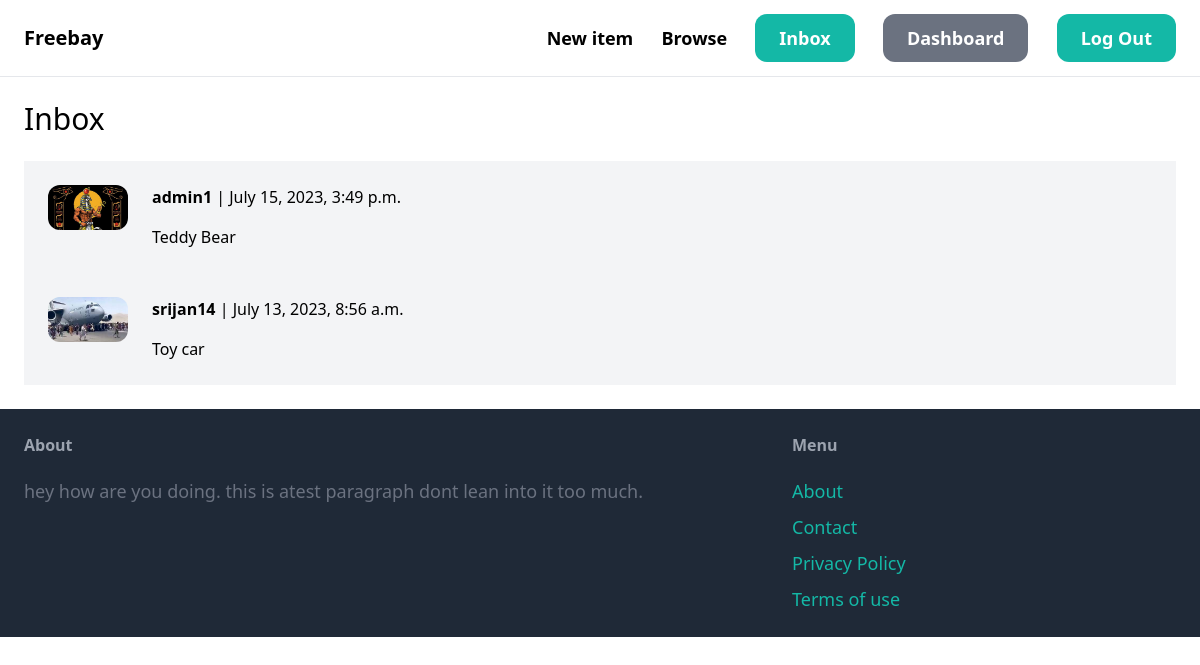
The page /inbox/ (signed in) on the database its author committed.
### conversation/models.py (models this page shows)
class conversation(models.Model):
    items=models.ForeignKey(item,related_name='conversations',on_delete=models.CASCADE)
    members=models.ManyToManyField(User,related_name='conversations')
    created_at=models.DateTimeField(auto_now_add=True)
    modified_at=models.DateTimeField(auto_now=True)
    class Meta:
        ordering=('-modified_at',)

### item/models.py (models this page shows, shortened)
class item(models.Model):
     category=models.ForeignKey(category,related_name='items',on_delete=models.CASCADE)
     name=models.CharField(max_length=255)
     description=models.TextField(blank=True,null=True)
     price=models.FloatField()
     image=models.ImageField(upload_to='item_images',blank=True,null=True)
     is_sold=models.BooleanField(default=False)
     created_at=models.DateTimeField(auto_now_add=True)
     created_by=models.ForeignKey(User,related_name='items',on_delete=models.CASCADE)

### conversation/views.py (the view)
# urls.py: path('',views.inbox,name='inbox'),
@login_required
def inbox(request):
    conversations =conversation.objects.filter(members__in=[request.user.id])
    return render(request,'conversation/inbox.html',{
        'conversations':conversations
    })

### conversation/templates/conversation/inbox.html (shortened to what this page needs)
{% extends 'core/base.html' %}
{% block content %}
<h1 class="mb-6 text-3xl">Inbox</h1>
<div class="space-y-6">
    {% for conversation in conversations %}
        <a href="{% url 'conversation:detail' conversation.id %}">
            <div class="p-6 flex bg-gray-100 reounded-xl">
                <div class="pr-6">
                    <img src="{{ conversation.items.image.url }}" class="w-20 rounded-xl">
                </div>
                <div>
                    {% for members in conversation.members.all %}
                        {% if members != request.user %}
                            <p class="mb-4"><strong>{{ members.username}}</strong> | {{conversation.modified_at}}</p>
                             <p>{{ conversation.items.name }}</p>
                        {% endif %}
                    {% endfor %}
                </div>
            </div>
        </a>
    {% endfor %}
</div>
{% endblock %}

### rows shown on the page
conversation: items.image (picture), modified_at "July 15, 2023, 3:49 p.m.", items.name "Teddy Bear"
conversation: items.image (picture), modified_at "July 13, 2023, 8:56 a.m.", items.name "Toy car"

### other values the page prints
{{ members.username }} "admin1"
{{ members.username }} "srijan14"
